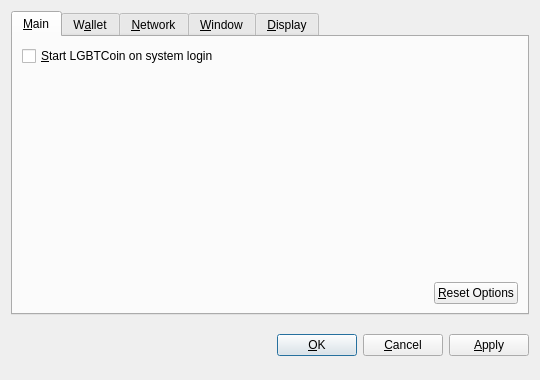
<?xml version="1.0" encoding="UTF-8"?>
<ui version="4.0">
 <class>OptionsDialog</class>
 <widget class="QDialog" name="OptionsDialog">
  <property name="geometry">
   <rect>
    <x>0</x>
    <y>0</y>
    <width>540</width>
    <height>380</height>
   </rect>
  </property>
  <property name="windowTitle">
   <string>Options</string>
  </property>
  <property name="modal">
   <bool>true</bool>
  </property>
  <layout class="QVBoxLayout" name="verticalLayout">
   <item>
    <widget class="QTabWidget" name="tabWidget">
     <property name="tabPosition">
      <enum>QTabWidget::North</enum>
     </property>
     <property name="currentIndex">
      <number>0</number>
     </property>
     <widget class="QWidget" name="tabMain">
      <attribute name="title">
       <string>&amp;Main</string>
      </attribute>
      <layout class="QVBoxLayout" name="verticalLayout_Main">
       <item>
        <widget class="QCheckBox" name="bitcoinAtStartup">
         <property name="toolTip">
          <string>Automatically start LGBTCoin after logging in to the system.</string>
         </property>
         <property name="text">
          <string>&amp;Start LGBTCoin on system login</string>
         </property>
        </widget>
       </item>
       <item>
        <spacer name="verticalSpacer_Main">
         <property name="orientation">
          <enum>Qt::Vertical</enum>
         </property>
         <property name="sizeHint" stdset="0">
          <size>
           <width>20</width>
           <height>40</height>
          </size>
         </property>
        </spacer>
       </item>
       <item>
        <layout class="QHBoxLayout" name="horizontalLayout_2_Main">
         <item>
          <spacer name="horizontalSpacer_2_Main">
           <property name="orientation">
            <enum>Qt::Horizontal</enum>
           </property>
           <property name="sizeHint" stdset="0">
            <size>
             <width>40</width>
             <height>20</height>
            </size>
           </property>
          </spacer>
         </item>
         <item>
          <widget class="QPushButton" name="resetButton">
           <property name="toolTip">
            <string>Reset all client options to default.</string>
           </property>
           <property name="text">
            <string>&amp;Reset Options</string>
           </property>
           <property name="autoDefault">
            <bool>false</bool>
           </property>
          </widget>
         </item>
        </layout>
       </item>
      </layout>
     </widget>
     <widget class="QWidget" name="tabWallet">
      <attribute name="title">
       <string>W&amp;allet</string>
      </attribute>
      <layout class="QVBoxLayout" name="verticalLayout_Network">
       <item>
        <widget class="QLabel" name="transactionFeeInfoLabel">
         <property name="text">
          <string>Optional transaction fee per kB that helps make sure your transactions are processed quickly. Most transactions are 1 kB.</string>
         </property>
         <property name="textFormat">
          <enum>Qt::PlainText</enum>
         </property>
         <property name="wordWrap">
          <bool>true</bool>
         </property>
        </widget>
       </item>
       <item>
        <layout class="QHBoxLayout" name="horizontalLayout_1_Main">
         <item>
          <widget class="QLabel" name="transactionFeeLabel">
           <property name="text">
            <string>Pay transaction &amp;fee</string>
           </property>
           <property name="textFormat">
            <enum>Qt::PlainText</enum>
           </property>
           <property name="buddy">
            <cstring>transactionFee</cstring>
           </property>
          </widget>
         </item>
         <item>
          <widget class="BitcoinAmountField" name="transactionFee"/>
         </item>
         <item>
          <spacer name="horizontalSpacer_1_Main">
           <property name="orientation">
            <enum>Qt::Horizontal</enum>
           </property>
           <property name="sizeHint" stdset="0">
            <size>
             <width>40</width>
             <height>20</height>
            </size>
           </property>
          </spacer>
         </item>
        </layout>
       </item>
       <item>
        <widget class="QLabel" name="label">
         <property name="text">
          <string>If you disable the spending of unconfirmed change, the change from a transaction cannot be used until that transaction has at least one confirmation. This also affects how your balance is computed.</string>
         </property>
         <property name="wordWrap">
          <bool>true</bool>
         </property>
        </widget>
       </item>
       <item>
        <widget class="QCheckBox" name="spendZeroConfChange">
         <property name="text">
          <string>Spend unconfirmed change  (experts only)</string>
         </property>
        </widget>
       </item>
       <item>
        <spacer name="verticalSpacer">
         <property name="orientation">
          <enum>Qt::Vertical</enum>
         </property>
         <property name="sizeHint" stdset="0">
          <size>
           <width>20</width>
           <height>40</height>
          </size>
         </property>
        </spacer>
       </item>
      </layout>
     </widget>
     <widget class="QWidget" name="tabNetwork">
      <attribute name="title">
       <string>&amp;Network</string>
      </attribute>
      <layout class="QVBoxLayout" name="verticalLayout_Network">
       <item>
        <widget class="QCheckBox" name="mapPortUpnp">
         <property name="toolTip">
          <string>Automatically open the LGBTCoin client port on the router. This only works when your router supports UPnP and it is enabled.</string>
         </property>
         <property name="text">
          <string>Map port using &amp;UPnP</string>
         </property>
        </widget>
       </item>
       <item>
        <widget class="QCheckBox" name="connectSocks">
         <property name="toolTip">
          <string>Connect to the LGBTCoin network through a SOCKS proxy (e.g. when connecting through Tor).</string>
         </property>
         <property name="text">
          <string>&amp;Connect through SOCKS proxy:</string>
         </property>
        </widget>
       </item>
       <item>
        <layout class="QHBoxLayout" name="horizontalLayout_Network">
         <item>
          <widget class="QLabel" name="proxyIpLabel">
           <property name="text">
            <string>Proxy &amp;IP:</string>
           </property>
           <property name="textFormat">
            <enum>Qt::PlainText</enum>
           </property>
           <property name="buddy">
            <cstring>proxyIp</cstring>
           </property>
          </widget>
         </item>
         <item>
          <widget class="QValidatedLineEdit" name="proxyIp">
           <property name="maximumSize">
            <size>
             <width>140</width>
             <height>16777215</height>
            </size>
           </property>
           <property name="toolTip">
            <string>IP address of the proxy (e.g. 127.0.0.1)</string>
           </property>
          </widget>
         </item>
         <item>
          <widget class="QLabel" name="proxyPortLabel">
           <property name="text">
            <string>&amp;Port:</string>
           </property>
           <property name="textFormat">
            <enum>Qt::PlainText</enum>
           </property>
           <property name="buddy">
            <cstring>proxyPort</cstring>
           </property>
          </widget>
         </item>
         <item>
          <widget class="QLineEdit" name="proxyPort">
           <property name="maximumSize">
            <size>
             <width>55</width>
             <height>16777215</height>
            </size>
           </property>
           <property name="toolTip">
            <string>Port of the proxy (e.g. 9050)</string>
           </property>
          </widget>
         </item>
         <item>
          <widget class="QLabel" name="socksVersionLabel">
           <property name="text">
            <string>SOCKS &amp;Version:</string>
           </property>
           <property name="textFormat">
            <enum>Qt::PlainText</enum>
           </property>
           <property name="buddy">
            <cstring>socksVersion</cstring>
           </property>
          </widget>
         </item>
         <item>
          <widget class="QValueComboBox" name="socksVersion">
           <property name="toolTip">
            <string>SOCKS version of the proxy (e.g. 5)</string>
           </property>
          </widget>
         </item>
         <item>
          <spacer name="horizontalSpacer_Network">
           <property name="orientation">
            <enum>Qt::Horizontal</enum>
           </property>
           <property name="sizeHint" stdset="0">
            <size>
             <width>40</width>
             <height>20</height>
            </size>
           </property>
          </spacer>
         </item>
        </layout>
       </item>
       <item>
        <spacer name="verticalSpacer_Network">
         <property name="orientation">
          <enum>Qt::Vertical</enum>
         </property>
         <property name="sizeHint" stdset="0">
          <size>
           <width>20</width>
           <height>40</height>
          </size>
         </property>
        </spacer>
       </item>
      </layout>
     </widget>
     <widget class="QWidget" name="tabWindow">
      <attribute name="title">
       <string>&amp;Window</string>
      </attribute>
      <layout class="QVBoxLayout" name="verticalLayout_Window">
       <item>
        <widget class="QCheckBox" name="minimizeToTray">
         <property name="toolTip">
          <string>Show only a tray icon after minimizing the window.</string>
         </property>
         <property name="text">
          <string>&amp;Minimize to the tray instead of the taskbar</string>
         </property>
        </widget>
       </item>
       <item>
        <widget class="QCheckBox" name="minimizeOnClose">
         <property name="toolTip">
          <string>Minimize instead of exit the application when the window is closed. When this option is enabled, the application will be closed only after selecting Quit in the menu.</string>
         </property>
         <property name="text">
          <string>M&amp;inimize on close</string>
         </property>
        </widget>
       </item>
       <item>
        <spacer name="verticalSpacer_Window">
         <property name="orientation">
          <enum>Qt::Vertical</enum>
         </property>
         <property name="sizeHint" stdset="0">
          <size>
           <width>20</width>
           <height>40</height>
          </size>
         </property>
        </spacer>
       </item>
      </layout>
     </widget>
     <widget class="QWidget" name="tabDisplay">
      <attribute name="title">
       <string>&amp;Display</string>
      </attribute>
      <layout class="QVBoxLayout" name="verticalLayout_Display">
       <item>
        <layout class="QHBoxLayout" name="horizontalLayout_1_Display">
         <item>
          <widget class="QLabel" name="langLabel">
           <property name="text">
            <string>User Interface &amp;language:</string>
           </property>
           <property name="textFormat">
            <enum>Qt::PlainText</enum>
           </property>
           <property name="buddy">
            <cstring>lang</cstring>
           </property>
          </widget>
         </item>
         <item>
          <widget class="QValueComboBox" name="lang">
           <property name="toolTip">
            <string>The user interface language can be set here. This setting will take effect after restarting LGBTCoin.</string>
           </property>
          </widget>
         </item>
        </layout>
       </item>
       <item>
        <layout class="QHBoxLayout" name="horizontalLayout_2_Display">
         <item>
          <widget class="QLabel" name="unitLabel">
           <property name="text">
            <string>&amp;Unit to show amounts in:</string>
           </property>
           <property name="textFormat">
            <enum>Qt::PlainText</enum>
           </property>
           <property name="buddy">
            <cstring>unit</cstring>
           </property>
          </widget>
         </item>
         <item>
          <widget class="QValueComboBox" name="unit">
           <property name="toolTip">
            <string>Choose the default subdivision unit to show in the interface and when sending coins.</string>
           </property>
          </widget>
         </item>
        </layout>
       </item>
       <item>
        <widget class="QCheckBox" name="displayAddresses">
         <property name="toolTip">
          <string>Whether to show LGBTCoin addresses in the transaction list or not.</string>
         </property>
         <property name="text">
          <string>&amp;Display addresses in transaction list</string>
         </property>
        </widget>
       </item>
       <item>
        <widget class="QCheckBox" name="coinControlFeatures">
         <property name="toolTip">
          <string>Whether to show coin control features or not.</string>
         </property>
         <property name="text">
          <string>Display coin &amp;control features (experts only!)</string>
         </property>
        </widget>
       </item>
       <item>
        <spacer name="verticalSpacer_Display">
         <property name="orientation">
          <enum>Qt::Vertical</enum>
         </property>
         <property name="sizeHint" stdset="0">
          <size>
           <width>20</width>
           <height>40</height>
          </size>
         </property>
        </spacer>
       </item>
      </layout>
     </widget>
    </widget>
   </item>
   <item>
    <layout class="QHBoxLayout" name="horizontalLayout_Buttons">
     <item>
      <spacer name="horizontalSpacer_1">
       <property name="orientation">
        <enum>Qt::Horizontal</enum>
       </property>
       <property name="sizeHint" stdset="0">
        <size>
         <width>40</width>
         <height>48</height>
        </size>
       </property>
      </spacer>
     </item>
     <item>
      <widget class="QLabel" name="statusLabel">
       <property name="font">
        <font>
         <weight>75</weight>
         <bold>true</bold>
        </font>
       </property>
       <property name="text">
        <string/>
       </property>
       <property name="textFormat">
        <enum>Qt::PlainText</enum>
       </property>
       <property name="wordWrap">
        <bool>true</bool>
       </property>
      </widget>
     </item>
     <item>
      <spacer name="horizontalSpacer_2">
       <property name="orientation">
        <enum>Qt::Horizontal</enum>
       </property>
       <property name="sizeHint" stdset="0">
        <size>
         <width>40</width>
         <height>48</height>
        </size>
       </property>
      </spacer>
     </item>
     <item>
      <widget class="QPushButton" name="okButton">
       <property name="text">
        <string>&amp;OK</string>
       </property>
      </widget>
     </item>
     <item>
      <widget class="QPushButton" name="cancelButton">
       <property name="text">
        <string>&amp;Cancel</string>
       </property>
       <property name="autoDefault">
        <bool>false</bool>
       </property>
      </widget>
     </item>
     <item>
      <widget class="QPushButton" name="applyButton">
       <property name="text">
        <string>&amp;Apply</string>
       </property>
       <property name="autoDefault">
        <bool>false</bool>
       </property>
      </widget>
     </item>
    </layout>
   </item>
  </layout>
 </widget>
 <customwidgets>
  <customwidget>
   <class>BitcoinAmountField</class>
   <extends>QSpinBox</extends>
   <header>bitcoinamountfield.h</header>
  </customwidget>
  <customwidget>
   <class>QValueComboBox</class>
   <extends>QComboBox</extends>
   <header>qvaluecombobox.h</header>
  </customwidget>
  <customwidget>
   <class>QValidatedLineEdit</class>
   <extends>QLineEdit</extends>
   <header>qvalidatedlineedit.h</header>
  </customwidget>
 </customwidgets>
 <resources/>
 <connections/>
</ui>
